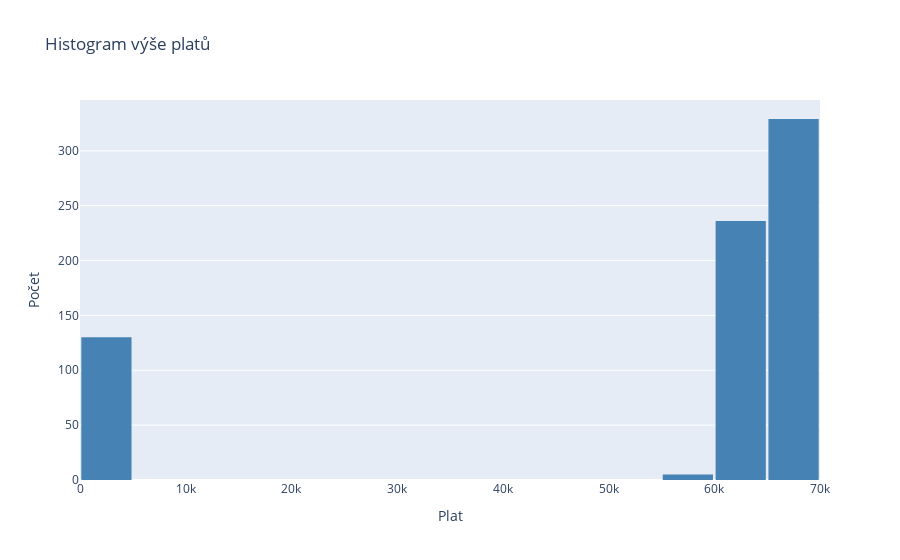

This figure's notebook cell:
### Code cell
import plotly.graph_objects as go

# Vytvoření histogramu
fig = go.Figure(data=[go.Histogram(x=df['salary'], marker=dict(color='steelblue'))])

# Nastavení os a titulku
fig.update_layout(
    title='Histogram výše platů',
    xaxis_title='Plat',
    yaxis_title='Počet',
    bargap=0.05,  # mezera mezi sloupci histogramu
)

# Zobrazení grafu
fig.show()

### Figure 1 — Plotly figure (JSON) as saved in the notebook; plotly's stock layout.template omitted (floating-point values rounded to 4 significant figures; data arrays with more than 128 entries replaced by an {"elided": "..."} marker saying what was removed)
{"data": [{"marker": {"color": "steelblue"}, "type": "histogram", "x": {"elided": "700 int values"}}], "layout": {"bargap": 0.05, "title": {"text": "Histogram výše platů"}, "xaxis": {"title": {"text": "Plat"}}, "yaxis": {"title": {"text": "Počet"}}}}
